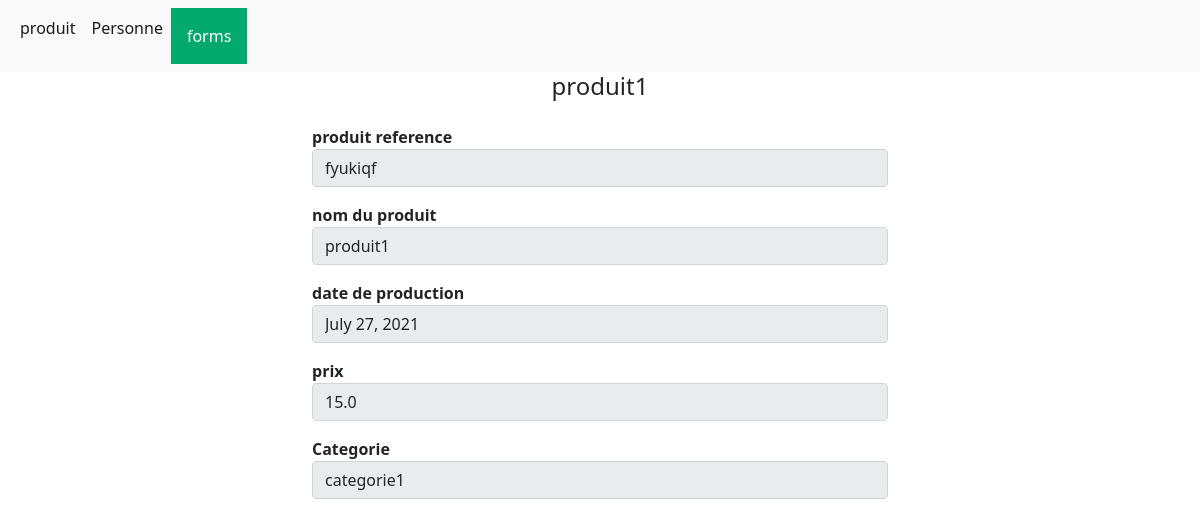
The app's page /produit/detaille/1 with its own data.
### zakarmourad/models.py (models this page shows, shortened)
class Produit(models.Model):
    produitRef = models.CharField(max_length=30)
    nomProduit = models.CharField(max_length=30)
    dateProduction = models.DateField()
    prix = models.FloatField()
    categorie = models.ForeignKey(Categorie, on_delete=models.CASCADE, null=True)

class Categorie(models.Model):
    nomCategorie = models.CharField(max_length=30)

### zakarmourad/views.py (the view)
# urls.py: path('produit/detaille/<int:id>', views.detaille),
def detaille(request, id):
    try:
        produit = Produit.objects.get(id=id)
        context = {'produit': produit}
    except Produit.DoesNotExist:
        return redirect('/Produit')
    return render(request, 'detaille.html', context)

### zakarmourad/templates/detaille.html
{% include 'header.html' %}
{% block content %}
<div class="content-body">
    <div class="container-fluid">
        <div class="row justify-content-center h-100 align-items-center">
            <div class="col-md-6">
                <div class="authincation-content">
                    <div class="row no-gutters">
                        <div class="col-xl-12">
                            <div class="auth-form">
                                <h4 class="text-center mb-4">{{produit.nomProduit}}</h4>
                                <form action="create" method="post">
                                    <div class="form-group mb-3">
                                        <label><strong>produit reference</strong></label>
                                        <input type="text" name="produit reference" class="form-control" value="{{produit.produitRef}}" readonly>
                                    </div>
                                    <div class="form-group mb-3">
                                        <label><strong>nom du produit</strong></label>
                                        <input type="text" name="nom du produit" class="form-control" value="{{produit.nomProduit}}" readonly>
                                    </div>
                                    <div class="form-group mb-3">
                                        <label><strong>date de production</strong></label>
                                        <input type="text" name="nom du produit" class="form-control" value="{{produit.dateProduction}}" readonly>
                                    </div>
                                    <div class="form-group mb-3">
                                        <label><strong>prix</strong></label>
                                        <input type="text" name="prix" class="form-control" value="{{produit.prix}}" readonly>
                                    </div>
                                     <div class="form-group mb-3">
                                        <label><strong>Categorie</strong></label>
                                        <input type="text" name="Categorie" class="form-control" value="{{produit.categorie.nomCategorie}}" readonly>
                                    </div>
                                </form>
                            </div>
                        </div>
                    </div>
                </div>
            </div>
        </div>
    </div>
</div>
{% endblock content %}
{% include 'footer.html' %}

### records on screen
Produit: nomProduit "produit1", produitRef "fyukiqf", dateProduction "July 27, 2021", prix "15.0", Categorie "categorie1"
